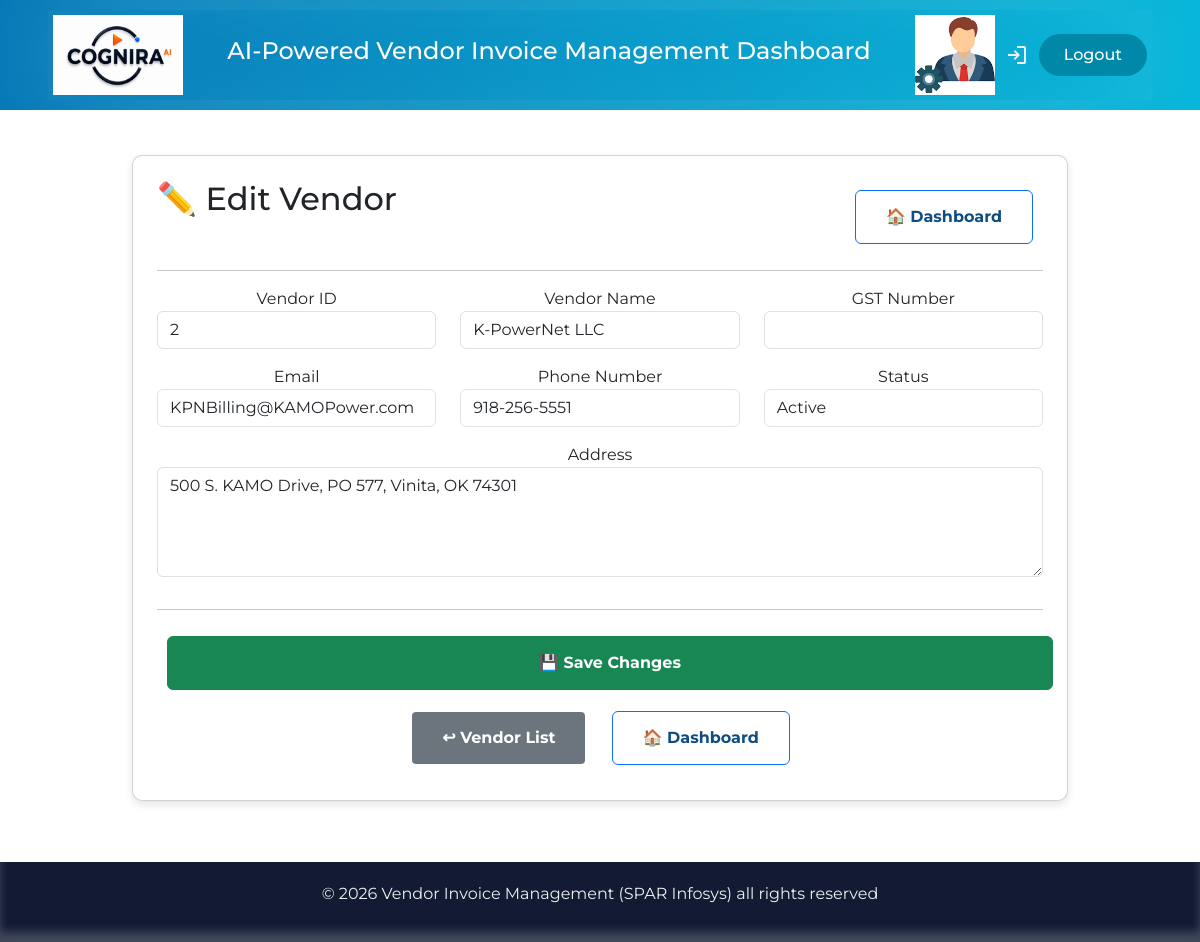
Screenshot of /admin/vendors/edit/2 (signed in) with the database file from the repository.
### vim_database/models.py (models this page shows, shortened)
class Vendor(db.Model):
    __tablename__ = "vendor"
    VendorID = db.Column(db.Integer, primary_key=True)
    VendorName = db.Column(db.String(100), nullable=False)
    GSTNumber = db.Column(db.String(50), nullable=False)
    Address = db.Column(db.String(255))
    Email = db.Column(db.String(100), nullable=False)
    PhoneNumber = db.Column(db.String(20))
    Status = db.Column(db.Integer, nullable=False)
    users = db.relationship("User", back_populates="vendor", lazy=True)
    purchase_orders = db.relationship("PurchaseOrder", back_populates="vendor", lazy=True)
    invoices = db.relationship("Invoice", back_populates="vendor", lazy=True)

### vim/vim_controller.py (the view, shortened to what this page needs)
    @app.route(
        '/admin/vendors/edit/<int:vendor_id>',
        methods=['GET', 'POST']
    )
    @admin_required
    def admin_edit_vendor(vendor_id):
        vendor = Vendor.query.get_or_404(
            vendor_id
        )
        return render_template(
            'vim_admin_vendor_edit.html',
            vendor=vendor
        )

### templates/vim_admin_vendor_edit.html (shortened to what this page needs)
{% extends 'admin_base.html' %}
{% block content %}
<div class="container-fluid mt-4">
    <div class="card p-4">
        <div class="d-flex justify-content-between">
            <h2>✏️ Edit Vendor</h2>
            <a href="/admin"
               class="btn btn-primary">
                🏠 Dashboard
            </a>
        </div>
        <hr>
        <form method="POST">
            <div class="row">
                <div class="col-md-4 mb-3">
                    <label>Vendor ID</label>
                    <input type="text"
                           class="form-control"
                           value="{{ vendor.VendorID }}"
                           readonly>
                </div>
                <div class="col-md-4 mb-3">
                    <label>Vendor Name</label>
                    <input type="text"
                           name="vendor_name"
                           class="form-control"
                           value="{{ vendor.VendorName }}"
                           required>
                </div>
                <div class="col-md-4 mb-3">
                    <label>GST Number</label>
                    <input type="text"
                           name="gst_number"
                           class="form-control"
                           value="{{ vendor.GSTNumber }}"
                           required>
                </div>
                <div class="col-md-4 mb-3">
                    <label>Email</label>
                    <input type="email"
                           name="email"
                           class="form-control"
                           value="{{ vendor.Email }}"
                           required>
                </div>
                <div class="col-md-4 mb-3">
                    <label>Phone Number</label>
                    <input type="text"
                           name="phone"
                           class="form-control"
                           value="{{ vendor.PhoneNumber }}">
                </div>
                <div class="col-md-4 mb-3">
                    <label>Status</label>
                    <select name="status"
                            class="form-control">
                        <option value="1"
                            {% if vendor.Status == 1 %}
                            selected
                            {% endif %}>
                            Active
                        </option>
                    </select>
                </div>
                <div class="col-md-12 mb-3">
                    <label>Address</label>
                    <textarea name="address"
                              rows="4"
                              class="form-control">{{ vendor.Address }}</textarea>
                </div>
            </div>
            <hr>
            <button class="btn btn-success">
                💾 Save Changes
            </button>
            <a href="/admin/vendors"
               class="btn btn-secondary">
                ↩ Vendor List
            </a>
            <a href="/admin"
               class="btn btn-primary">
                🏠 Dashboard
            </a>
        </form>
    </div>
</div>
{% endblock %}

### static/style.css (style rules this page uses)
* { box-sizing: border-box; margin: 0; padding: 0; font-family: "Montserrat",sans-serif; }
li,a,button { font-weight: 500; font-size: 16px; color: inherit; text-decoration: none; }
.btn { display:inline-block; padding:14px 30px; margin:10px; border-radius:6px; text-decoration:none; font-weight:bold; transition:0.3s; }
.btn-primary { background:#ffffff; color:#0f4c81; }
.btn-secondary { border:2px solid white; color:white; }
.card { background:white; padding:30px; border-radius:10px; box-shadow:0 3px 10px rgba(0,0,0,0.1); }

### templates/admin_base.html (style rules this page uses)
input[type="file"], button { width: 100%; margin: 10px 0; padding: 10px; }
.card { border-radius: 40px; box-shadow: 0 2px 10px rgba(0,0,0,0.1); }
.card { background: white; border-radius: 10px; padding: 20px; text-align: center; box-shadow: 0 4px 8px rgba(0,0,0,0.1); transition: 0.3s; }

### rows the page displays
Vendor: VendorID "2", vendor_name "K-PowerNet LLC", email "KPNBilling@KAMOPower.com", phone "918-256-5551", status "Active", address "500 S. KAMO Drive, PO 577, Vinita, OK 74301"
